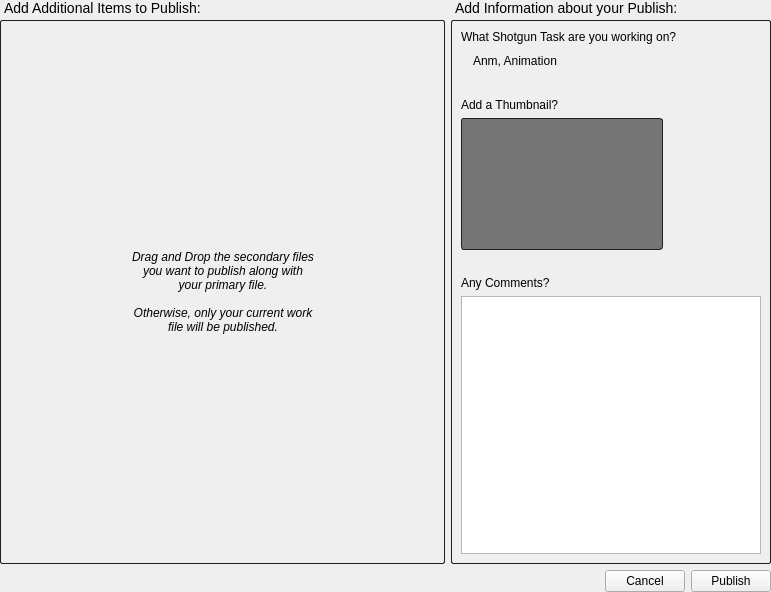
<?xml version="1.0" encoding="UTF-8"?>
<ui version="4.0">
 <class>PublishDetailsForm</class>
 <widget class="QWidget" name="PublishDetailsForm">
  <property name="geometry">
   <rect>
    <x>0</x>
    <y>0</y>
    <width>771</width>
    <height>592</height>
   </rect>
  </property>
  <property name="windowTitle">
   <string>Form</string>
  </property>
  <layout class="QVBoxLayout" name="verticalLayout" stretch="1,0">
   <property name="margin">
    <number>0</number>
   </property>
   <item>
    <layout class="QHBoxLayout" name="horizontalLayout" stretch="1,0">
     <item>
      <layout class="QVBoxLayout" name="verticalLayout_7" stretch="0,0">
       <property name="spacing">
        <number>4</number>
       </property>
       <item>
        <widget class="QLabel" name="items_title_label">
         <property name="styleSheet">
          <string notr="true">#items_title_label {
font-size: 14px
}</string>
         </property>
         <property name="text">
          <string>Add Additional Items to Publish:</string>
         </property>
         <property name="indent">
          <number>4</number>
         </property>
        </widget>
       </item>
       <item>
        <widget class="QStackedWidget" name="publishes_stacked_widget">
         <property name="styleSheet">
          <string notr="true"/>
         </property>
         <property name="currentIndex">
          <number>1</number>
         </property>
         <widget class="QWidget" name="publishes_page">
          <layout class="QHBoxLayout" name="horizontalLayout_7">
           <property name="spacing">
            <number>0</number>
           </property>
           <property name="margin">
            <number>0</number>
           </property>
           <item>
            <widget class="QScrollArea" name="task_scroll">
             <property name="styleSheet">
              <string notr="true">#task_scroll {
border-style: solid;
border-width: 1px;
border-radius: 2px;
border-color: rgb(32,32,32);
}</string>
             </property>
             <property name="widgetResizable">
              <bool>true</bool>
             </property>
             <widget class="QWidget" name="contents">
              <property name="geometry">
               <rect>
                <x>0</x>
                <y>0</y>
                <width>437</width>
                <height>534</height>
               </rect>
              </property>
             </widget>
            </widget>
           </item>
          </layout>
         </widget>
         <widget class="QWidget" name="no_publishes_page">
          <property name="styleSheet">
           <string notr="true"/>
          </property>
          <layout class="QVBoxLayout" name="verticalLayout_2" stretch="0">
           <property name="spacing">
            <number>0</number>
           </property>
           <property name="margin">
            <number>0</number>
           </property>
           <item>
            <widget class="QFrame" name="no_publishes_frame">
             <property name="styleSheet">
              <string notr="true">#no_publishes_frame {
border-style: solid;
border-width: 1px;
border-radius: 2px;
border-color: rgb(32,32,32);
}</string>
             </property>
             <property name="frameShape">
              <enum>QFrame::StyledPanel</enum>
             </property>
             <property name="frameShadow">
              <enum>QFrame::Raised</enum>
             </property>
             <layout class="QVBoxLayout" name="verticalLayout_3">
              <property name="spacing">
               <number>0</number>
              </property>
              <property name="margin">
               <number>0</number>
              </property>
              <item>
               <spacer name="verticalSpacer">
                <property name="orientation">
                 <enum>Qt::Vertical</enum>
                </property>
                <property name="sizeHint" stdset="0">
                 <size>
                  <width>0</width>
                  <height>88</height>
                 </size>
                </property>
               </spacer>
              </item>
              <item>
               <layout class="QHBoxLayout" name="horizontalLayout_9" stretch="0,0,0">
                <item>
                 <spacer name="horizontalSpacer_6">
                  <property name="orientation">
                   <enum>Qt::Horizontal</enum>
                  </property>
                  <property name="sizeHint" stdset="0">
                   <size>
                    <width>0</width>
                    <height>20</height>
                   </size>
                  </property>
                 </spacer>
                </item>
                <item>
                 <widget class="QLabel" name="label_3">
                  <property name="text">
                   <string>&lt;html&gt;&lt;head/&gt;&lt;body&gt;&lt;p&gt;&lt;span style=&quot; font-style:italic;&quot;&gt;Drag and Drop the secondary files you want to publish along with your primary file.&lt;br/&gt;&lt;br/&gt;Otherwise, only your current work file will be published.&lt;/span&gt;&lt;/p&gt;&lt;/body&gt;&lt;/html&gt;</string>
                  </property>
                  <property name="alignment">
                   <set>Qt::AlignCenter</set>
                  </property>
                  <property name="wordWrap">
                   <bool>true</bool>
                  </property>
                 </widget>
                </item>
                <item>
                 <spacer name="horizontalSpacer_7">
                  <property name="orientation">
                   <enum>Qt::Horizontal</enum>
                  </property>
                  <property name="sizeType">
                   <enum>QSizePolicy::Expanding</enum>
                  </property>
                  <property name="sizeHint" stdset="0">
                   <size>
                    <width>0</width>
                    <height>20</height>
                   </size>
                  </property>
                 </spacer>
                </item>
               </layout>
              </item>
              <item>
               <spacer name="verticalSpacer_2">
                <property name="orientation">
                 <enum>Qt::Vertical</enum>
                </property>
                <property name="sizeHint" stdset="0">
                 <size>
                  <width>0</width>
                  <height>88</height>
                 </size>
                </property>
               </spacer>
              </item>
             </layout>
            </widget>
           </item>
          </layout>
         </widget>
        </widget>
       </item>
      </layout>
     </item>
     <item>
      <layout class="QVBoxLayout" name="verticalLayout_5" stretch="0,1">
       <property name="spacing">
        <number>4</number>
       </property>
       <item>
        <widget class="QLabel" name="info_title_label">
         <property name="styleSheet">
          <string notr="true">#info_title_label {
font-size: 14px
}</string>
         </property>
         <property name="text">
          <string>Add Information about your Publish:</string>
         </property>
         <property name="indent">
          <number>4</number>
         </property>
        </widget>
       </item>
       <item>
        <widget class="QFrame" name="info_frame">
         <property name="styleSheet">
          <string notr="true">#info_frame {
border-style: solid;
border-width: 1px;
border-radius: 2px;
border-color: rgb(32,32,32);
}</string>
         </property>
         <property name="frameShape">
          <enum>QFrame::StyledPanel</enum>
         </property>
         <property name="frameShadow">
          <enum>QFrame::Raised</enum>
         </property>
         <layout class="QVBoxLayout" name="verticalLayout_6" stretch="0,0,0,0,0,0,0,1">
          <item>
           <widget class="QLabel" name="task_header_label">
            <property name="styleSheet">
             <string notr="true">QLabel {
font-size: 12px;
}</string>
            </property>
            <property name="text">
             <string>What Shotgun Task are you working on?</string>
            </property>
           </widget>
          </item>
          <item>
           <widget class="QStackedWidget" name="sg_task_stacked_widget">
            <property name="currentIndex">
             <number>1</number>
            </property>
            <widget class="QWidget" name="sg_task_menu_page">
             <layout class="QHBoxLayout" name="horizontalLayout_4">
              <property name="spacing">
               <number>0</number>
              </property>
              <property name="margin">
               <number>0</number>
              </property>
              <item>
               <widget class="QComboBox" name="sg_task_combo"/>
              </item>
             </layout>
            </widget>
            <widget class="QWidget" name="sg_task_label_page">
             <layout class="QHBoxLayout" name="horizontalLayout_5">
              <property name="spacing">
               <number>0</number>
              </property>
              <property name="margin">
               <number>0</number>
              </property>
              <item>
               <widget class="QLabel" name="sg_task_label">
                <property name="text">
                 <string>Anm, Animation</string>
                </property>
                <property name="indent">
                 <number>12</number>
                </property>
               </widget>
              </item>
             </layout>
            </widget>
           </widget>
          </item>
          <item>
           <spacer name="verticalSpacer_3">
            <property name="orientation">
             <enum>Qt::Vertical</enum>
            </property>
            <property name="sizeType">
             <enum>QSizePolicy::Fixed</enum>
            </property>
            <property name="sizeHint" stdset="0">
             <size>
              <width>20</width>
              <height>20</height>
             </size>
            </property>
           </spacer>
          </item>
          <item>
           <widget class="QLabel" name="label_7">
            <property name="styleSheet">
             <string notr="true">QLabel {
font-size: 12px;
}</string>
            </property>
            <property name="text">
             <string>Add a Thumbnail?</string>
            </property>
           </widget>
          </item>
          <item>
           <layout class="QHBoxLayout" name="horizontalLayout_6">
            <property name="spacing">
             <number>0</number>
            </property>
            <item>
             <widget class="QFrame" name="thumbnail_frame">
              <property name="styleSheet">
               <string notr="true">#thumbnail_frame {
border-style: solid;
border-color: rgb(32,32,32);
border-width: 1px;
border-radius: 3px;
background: rgb(117,117,117);
}</string>
              </property>
              <property name="frameShape">
               <enum>QFrame::StyledPanel</enum>
              </property>
              <property name="frameShadow">
               <enum>QFrame::Raised</enum>
              </property>
              <layout class="QHBoxLayout" name="horizontalLayout_3">
               <property name="margin">
                <number>0</number>
               </property>
               <item>
                <widget class="ThumbnailWidget" name="thumbnail_widget" native="true">
                 <property name="minimumSize">
                  <size>
                   <width>200</width>
                   <height>130</height>
                  </size>
                 </property>
                 <property name="maximumSize">
                  <size>
                   <width>200</width>
                   <height>130</height>
                  </size>
                 </property>
                 <property name="styleSheet">
                  <string notr="true"/>
                 </property>
                </widget>
               </item>
              </layout>
             </widget>
            </item>
            <item>
             <spacer name="horizontalSpacer_4">
              <property name="orientation">
               <enum>Qt::Horizontal</enum>
              </property>
              <property name="sizeHint" stdset="0">
               <size>
                <width>0</width>
                <height>20</height>
               </size>
              </property>
             </spacer>
            </item>
           </layout>
          </item>
          <item>
           <spacer name="verticalSpacer_4">
            <property name="orientation">
             <enum>Qt::Vertical</enum>
            </property>
            <property name="sizeType">
             <enum>QSizePolicy::Fixed</enum>
            </property>
            <property name="sizeHint" stdset="0">
             <size>
              <width>20</width>
              <height>20</height>
             </size>
            </property>
           </spacer>
          </item>
          <item>
           <widget class="QLabel" name="label_8">
            <property name="styleSheet">
             <string notr="true">QLabel {
font-size: 12px;
}</string>
            </property>
            <property name="text">
             <string>Any Comments?</string>
            </property>
           </widget>
          </item>
          <item>
           <widget class="QTextEdit" name="comments_edit">
            <property name="minimumSize">
             <size>
              <width>300</width>
              <height>0</height>
             </size>
            </property>
           </widget>
          </item>
         </layout>
        </widget>
       </item>
      </layout>
     </item>
    </layout>
   </item>
   <item>
    <layout class="QHBoxLayout" name="horizontalLayout_2">
     <item>
      <spacer name="horizontalSpacer_5">
       <property name="orientation">
        <enum>Qt::Horizontal</enum>
       </property>
       <property name="sizeHint" stdset="0">
        <size>
         <width>40</width>
         <height>20</height>
        </size>
       </property>
      </spacer>
     </item>
     <item>
      <widget class="QPushButton" name="cancel_btn">
       <property name="minimumSize">
        <size>
         <width>80</width>
         <height>0</height>
        </size>
       </property>
       <property name="text">
        <string>Cancel</string>
       </property>
      </widget>
     </item>
     <item>
      <widget class="QPushButton" name="publish_btn">
       <property name="minimumSize">
        <size>
         <width>80</width>
         <height>0</height>
        </size>
       </property>
       <property name="text">
        <string>Publish</string>
       </property>
      </widget>
     </item>
    </layout>
   </item>
  </layout>
 </widget>
 <customwidgets>
  <customwidget>
   <class>ThumbnailWidget</class>
   <extends>QWidget</extends>
   <header>..publish_details_form</header>
   <container>1</container>
  </customwidget>
 </customwidgets>
 <resources>
  <include location="resources.qrc"/>
 </resources>
 <connections/>
</ui>
